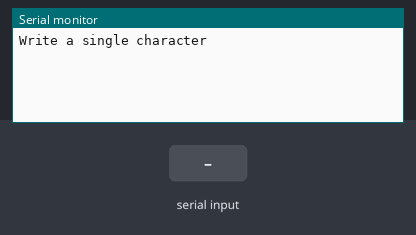
The sketch below on a simulated Arduino Uno, built with avr-gcc and run on an emulated ATmega328P. On the bench: the last lines printed to the serial monitor. The inputs (shaded band) are chosen by the test bench.

Above: at 1.2 s.
1.3 s: "1" received over Serial
At 2.5 s:
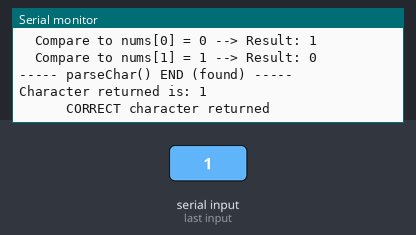
2.8 s: "0" received over Serial
At 2.95 s:
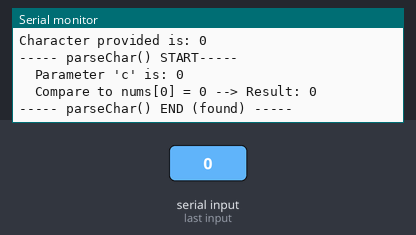
4.3 s: "2" received over Serial
At 4.45 s:
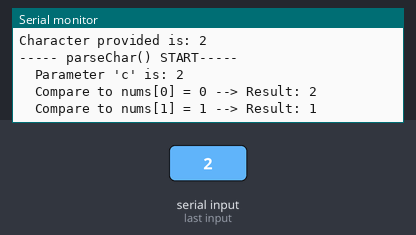
Timing chart, 0 to 7.3 s (numbered marks = the images above; inputs shaded):
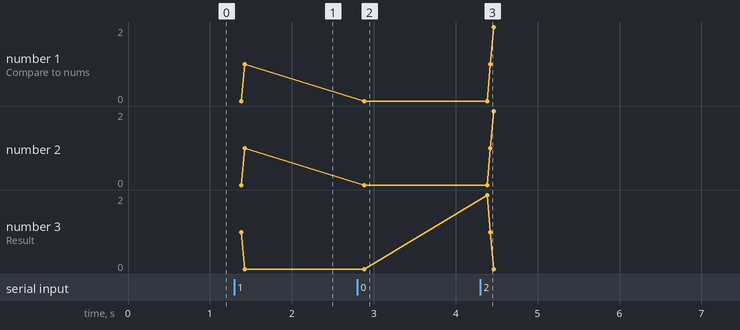

The sketch:

strcmpDemo.ino
```cpp
char nums[] = "0123456789."; // The characters we will check against

/* Tried also these, same results
      char nums[12] = {'0', '1', '2', '3', '4', '5', '6', '7', '8', '9', '.', '\0'};
      char nums[] = "456789.0123";
*/

void setup() {
  Serial.begin(9600);
  Serial.println("Write a single character"); Serial.println(" ");
}

void loop() {
  if (Serial.available() > 0) {
    char text = Serial.read(); // Read a single char from serial
    Serial.print("Character provided is: "); Serial.println(text);
    char c = parseChar(text); // Evaluate the char
    Serial.print("Character returned is: "); Serial.println (c);
    if (strcmp(c, text) == 0) { // Check if the returned char is the same
      Serial.print("      CORRECT character returned");
    } else {
      Serial.print("      WRONG character returned");
    }
    Serial.println(" ");
  }
}

char parseChar(char c) {
  int comp = 0;
  Serial.println("----- parseChar() START-----");
  Serial.print("  Parameter 'c' is: "); Serial.println(c);
  for (int i = 0; i < sizeof(nums) ; i++) { // Check the values of the array one by one
    comp = (c - nums[i]);
    //comp = strcmp(c, nums[i]); // Compare the chars
    Serial.print("  Compare to nums["); Serial.print(i); Serial.print("] = "); Serial.print(nums[i]); Serial.print(" --> Result: "); Serial.println(comp);

    /* If the check matches, return the character at that index.
       For simplicity, it just returns the matching char of the array,
       that should be the same as the one sent in to the function.
    */
    if (comp == 0) {
      Serial.println("----- parseChar() END (found) -----");
      return nums[i];
    }
  }
  Serial.println("----- parseChar() END (not found)-----");
  return 0;
}
```

Measured:
- after the input at 1.3 s, the serial monitor: prints a new line at once (image 1)
- after the input at 2.8 s, the serial monitor: prints a new line at once (image 2)
- after the input at 4.3 s, the serial monitor: prints a new line at once (image 3)
- plotted number 1: 0 → 2 after the input at 4.3 s
- plotted number 2: 0 → 2 after the input at 4.3 s
